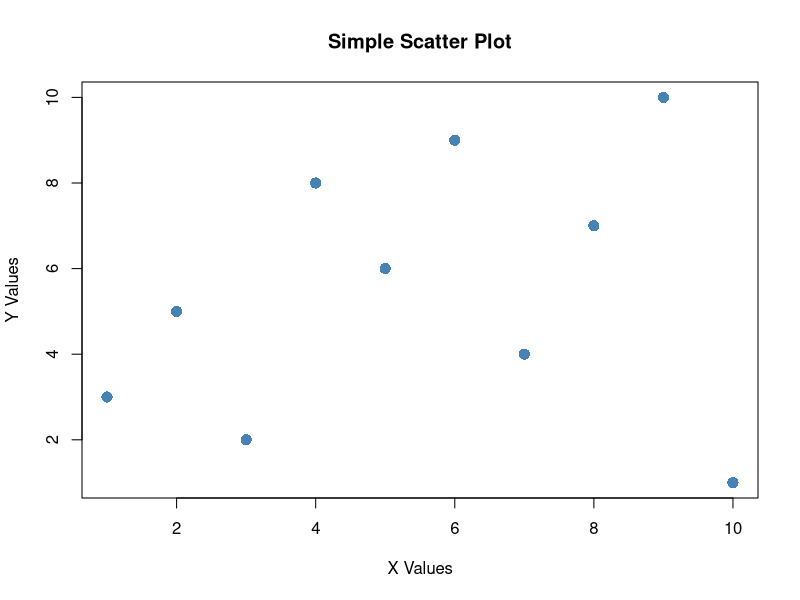
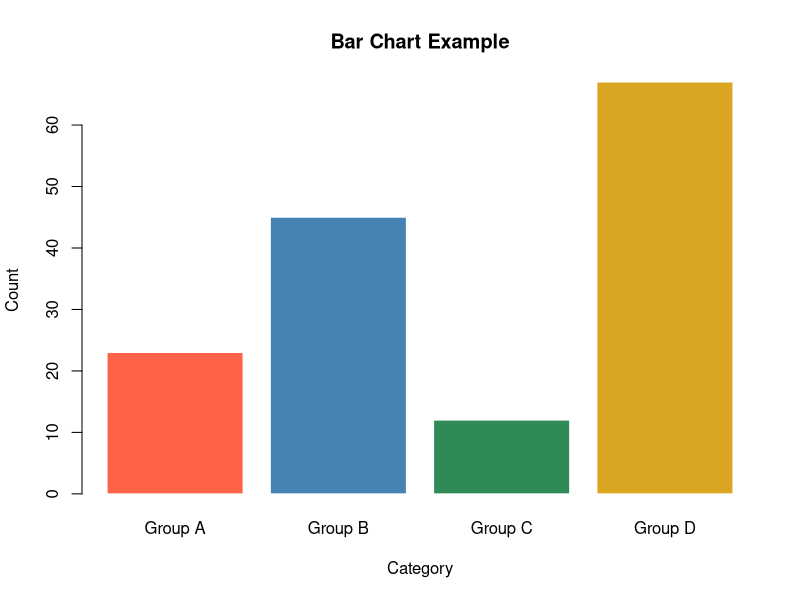
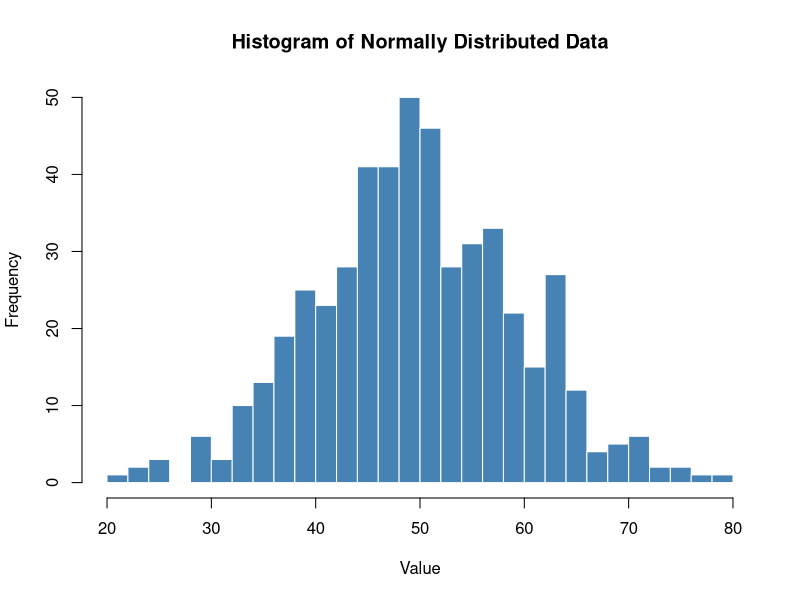
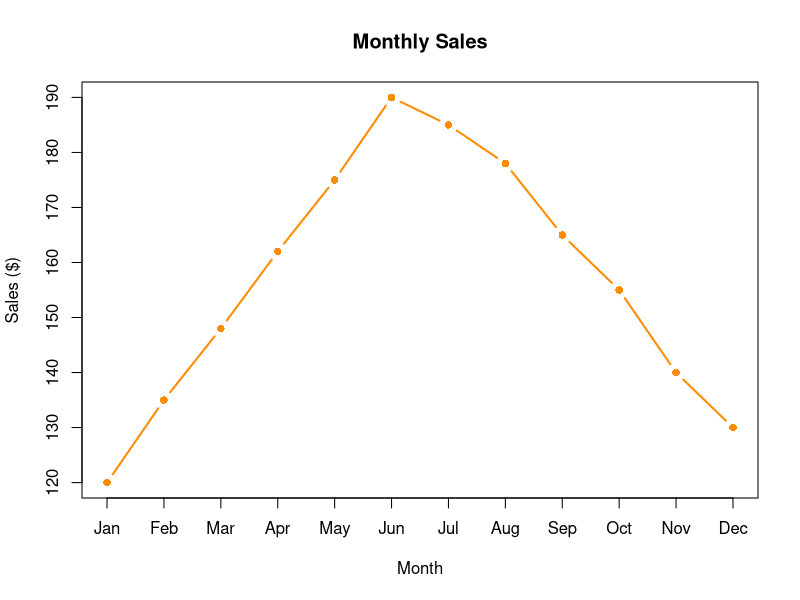
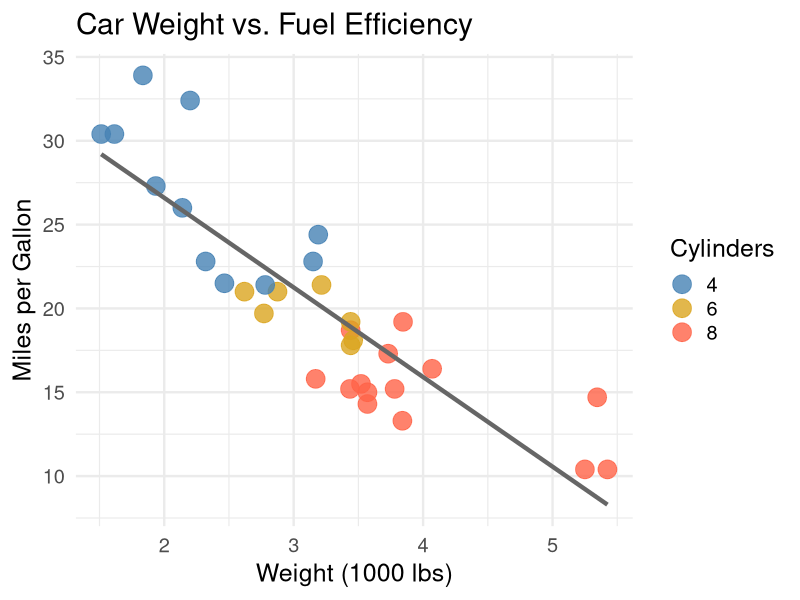
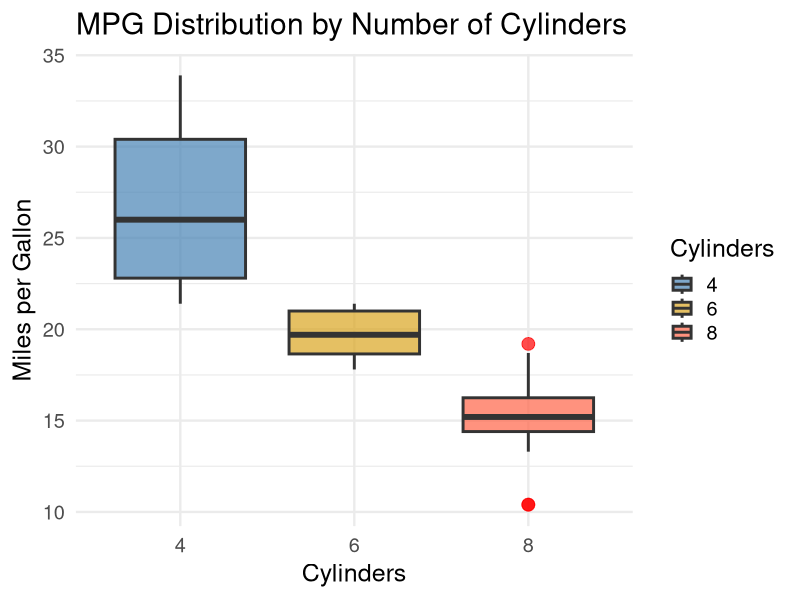

Source code (R) for these figures, in order:
# Example R Visualizations
# Run each section by placing your cursor inside it and pressing Ctrl+Enter (or Cmd+Enter on Mac)
# Plots will appear in the VS Code R plot viewer panel on the right

# ── Install packages if needed ──────────────────────────────────────────────
# Uncomment and run these lines once if you don't have ggplot2:
# install.packages("ggplot2")
# install.packages("httpgd")   # for live plot panel in VS Code

# ── 1. Base R: Simple Scatter Plot ──────────────────────────────────────────
x <- c(1, 2, 3, 4, 5, 6, 7, 8, 9, 10)
y <- c(3, 5, 2, 8, 6, 9, 4, 7, 10, 1)

plot(x, y,
     main  = "Simple Scatter Plot",
     xlab  = "X Values",
     ylab  = "Y Values",
     col   = "steelblue",
     pch   = 16,
     cex   = 1.5)

# ── 2. Base R: Bar Chart ─────────────────────────────────────────────────────
categories <- c("Group A", "Group B", "Group C", "Group D")
values     <- c(23, 45, 12, 67)

barplot(values,
        names.arg = categories,
        main      = "Bar Chart Example",
        xlab      = "Category",
        ylab      = "Count",
        col       = c("tomato", "steelblue", "seagreen", "goldenrod"),
        border    = "white")

# ── 3. Base R: Histogram ─────────────────────────────────────────────────────
set.seed(42)
data <- rnorm(500, mean = 50, sd = 10)

hist(data,
     main   = "Histogram of Normally Distributed Data",
     xlab   = "Value",
     ylab   = "Frequency",
     col    = "steelblue",
     border = "white",
     breaks = 25)

# ── 4. Base R: Line Chart ────────────────────────────────────────────────────
months <- 1:12
sales  <- c(120, 135, 148, 162, 175, 190, 185, 178, 165, 155, 140, 130)

plot(months, sales,
     type  = "b",
     main  = "Monthly Sales",
     xlab  = "Month",
     ylab  = "Sales ($)",
     col   = "darkorange",
     lwd   = 2,
     pch   = 16,
     xaxt  = "n")
axis(1, at = 1:12,
     labels = c("Jan","Feb","Mar","Apr","May","Jun",
                "Jul","Aug","Sep","Oct","Nov","Dec"))

# ── 5. ggplot2: Scatter Plot with Trend Line ─────────────────────────────────
library(ggplot2)

ggplot(mtcars, aes(x = wt, y = mpg, color = factor(cyl))) +
  geom_point(size = 6, alpha = 0.8) +
  geom_smooth(method = "lm", se = FALSE, color = "gray40", linewidth = 1.5) +
  scale_color_manual(values = c("4" = "steelblue",
                                "6" = "goldenrod",
                                "8" = "tomato"),
                     name = "Cylinders") +
  labs(title = "Car Weight vs. Fuel Efficiency",
       x     = "Weight (1000 lbs)",
       y     = "Miles per Gallon") +
  theme_minimal(base_size = 18)

# ── 6. ggplot2: Box Plot ─────────────────────────────────────────────────────
ggplot(mtcars, aes(x = factor(cyl), y = mpg, fill = factor(cyl))) +
  geom_boxplot(alpha = 0.7, outlier.color = "red", outlier.size = 4, linewidth = 1) +
  scale_fill_manual(values = c("4" = "steelblue",
                               "6" = "goldenrod",
                               "8" = "tomato")) +
  labs(title = "MPG Distribution by Number of Cylinders",
       x     = "Cylinders",
       y     = "Miles per Gallon",
       fill  = "Cylinders") +
  theme_minimal(base_size = 18)
